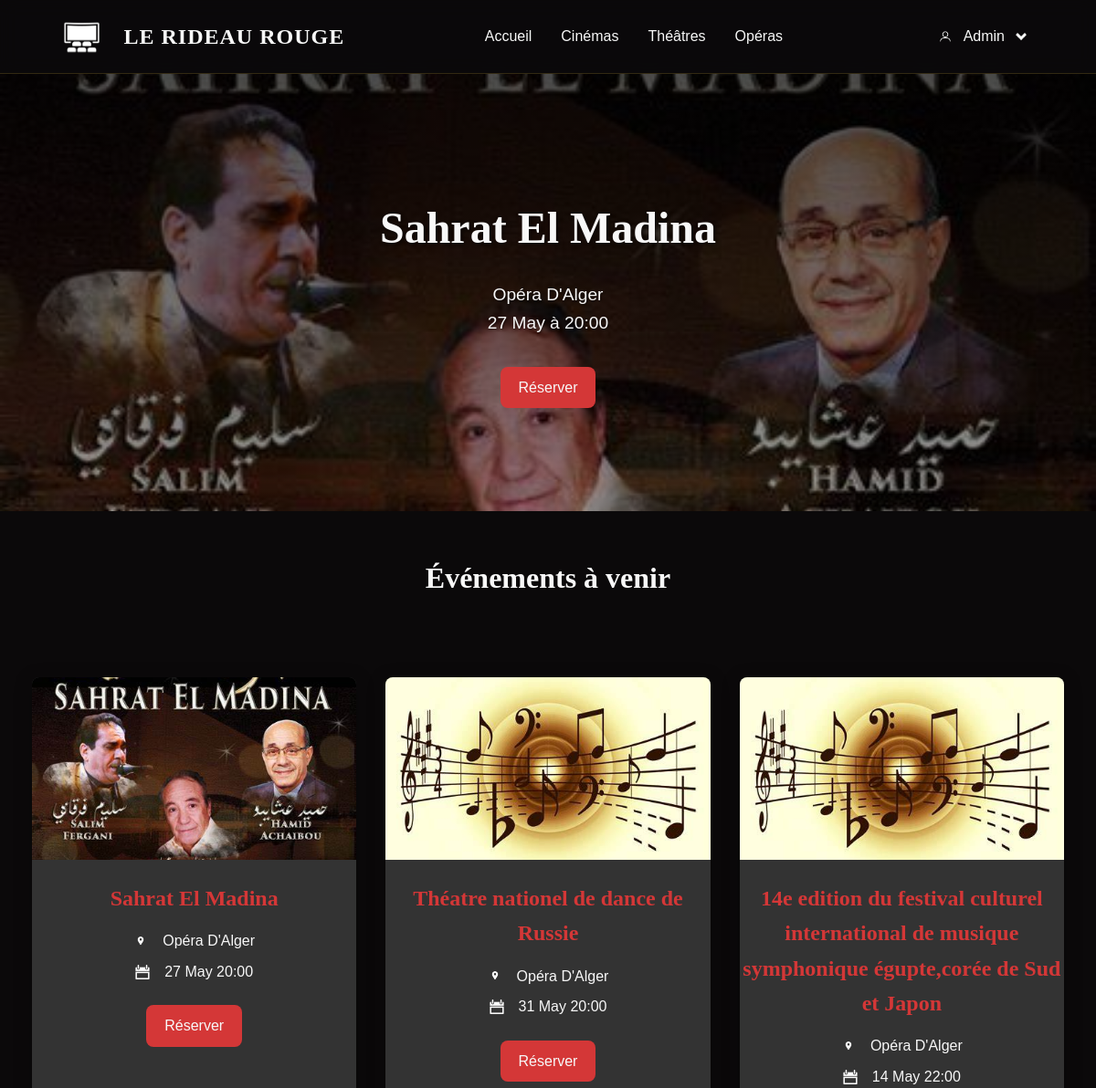
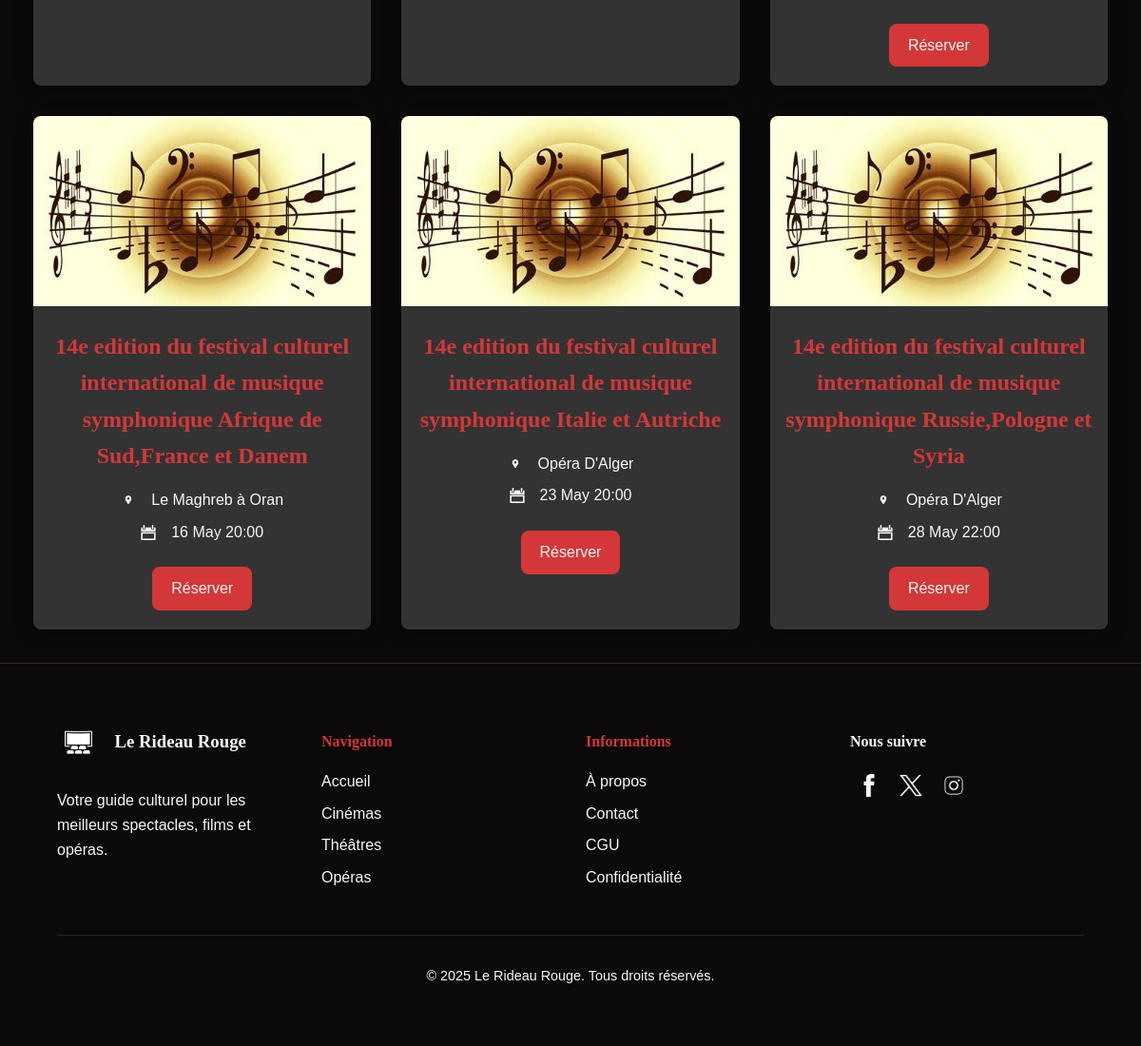
The app's page /Opera.php (signed in) with its own data (2 pictures, top to bottom).
### tables this page shows
CREATE TABLE events (
    id INT AUTO_INCREMENT PRIMARY KEY,
    title VARCHAR(100) NOT NULL,
    event_description TEXT,
    image_path VARCHAR(255),
    category ENUM('cinema','theatre','opera') NOT NULL,
    date_event DATETIME NOT NULL,
    venue VARCHAR(100) NOT NULL,
    price DECIMAL(10,2) NOT NULL
);

### Opera.php (the view, shortened to what this page needs)
<?php
require 'database/db_connect.php';
$category = 'opera';
?>
<!DOCTYPE html>
<html lang="fr">
<head>
    <link rel="stylesheet" href="styles/EventStyle.css">
</head>
<body>
    <?php include 'includes/Header.php'; ?>
    <?php
    $sql = "SELECT * FROM events WHERE category='$category'";
    $result = $conn->query($sql);
    $events = $result->fetchAll();
    $total_events = count($events);
    if ($total_events > 0) {
        $featured = $events[0];
    ?>
        <div class="event-hero">
            <img src="images/<?php echo $featured['image_path']; ?>" alt="<?php echo $featured['title']; ?>">
            <div class="event-hero-info">
                <h2><?php echo $featured['title']; ?></h2>
                <p><?php echo $featured['venue']; ?><br>
                   <?php echo date('d M à H:i', strtotime($featured['date_event'])); ?></p>
                <a href="reservation.php?id=<?php echo $featured['id']; ?>" class="event-btn">Réserver</a>
            </div>
        </div>
    <?php
        }
        else { ?>
            <div class="event-hero-info">
                <h2><? echo "no featured event";?></h2>
            </div>
       <?php } ?>
    <section class="events-list">
        <h2 class="events-section-title">Événements à venir</h2>
        <div class="events-grid">
            <?php foreach($events as $event): ?>
                <div class="event-card">
                    <img src="images/<?php echo $event['image_path']; ?>"
                         alt="<?php echo $event['title']; ?>"
                         class="event-image">
                    <div class="event-card-info">
                        <h3><?php echo $event['title']; ?></h3>
                        <div class="event-meta">
                            <p><img src="images/location.png" alt="Location" class="icon"> <?php echo $event['venue']; ?></p>
                            <p><img src="images/calendar.png" alt="Date" class="icon"> <?php echo date('d M H:i', strtotime($event['date_event'])); ?></p>
                        </div>
                        <a href="reservation.php?id=<?php echo $event['id']; ?>"
                           class="event-btn">Réserver</a>
                    </div>
                </div>
            <?php endforeach; ?>
        </div>
    </section>
    <?php include 'includes/Footer.php'; ?>
</body>
</html>

### styles/EventStyle.css (style rules this page uses)
.event-hero { height: 60vh; min-height: 400px; position: relative; display: flex; align-items: center; justify-content: center; margin-bottom: 3rem; overflow: hidden; }
.event-hero img { position: absolute; top: 0; left: 0; width: 100%; height: 100%; object-fit: cover; z-index: 1; }
.event-hero::before { content: ""; position: absolute; top: 0; left: 0; right: 0; bottom: 0; background: linear-gradient(rgba(0, 0, 0, 0.7), rgba(0, 0, 0, 0.4)); z-index: 2; }
.event-hero-info { position: relative; z-index: 3; text-align: center; color: var(--light-color); padding: 2rem; max-width: 800px; }
.event-hero-info h2 { font-size: 3rem; margin-bottom: 1rem; text-shadow: 2px 2px 4px rgba(0, 0, 0, 0.5); }
.event-hero-info p { font-size: 1.2rem; margin-bottom: 2rem; text-shadow: 1px 1px 2px rgba(0, 0, 0, 0.5); }
.events-grid { display: grid; grid-template-columns: repeat(auto-fit, minmax(300px, 1fr)); gap: 2rem; padding: 35px; margin: 3rem auto 0; max-width: 1200px; }
.events-section-title { text-align: center; font-size: 2rem; margin-bottom: 20px; color: var(--light-color); }
.event-card { background: var(--gray-color); border-radius: var(--border-radius); overflow: hidden; box-shadow: var(--shadow); transition: var(--transition); }
.event-image { width: 100%; height: 200px; object-fit: cover; }
.event-card-info h3 { text-align: center; display: block; width: 100%; padding: 0; font-size: 1.5rem; margin: 15px auto; color: var(--accent-color); }
.event-meta { margin-bottom: 1.5rem; }
.event-meta p { margin: 1rem 0; display: flex; justify-content: center; align-items: center; gap: 1rem; color: var(--light-color); }
.event-btn { display: inline-block; background: var(--accent-color); color: var(--light-color); padding: 10px 20px; border-radius: var(--border-radius); margin-top: 15px; text-decoration: none; transition: var(--transition); font-weight: 500; margin: 15px auto 20px; display: block; width: fit-content; }
.icon { width: 16px; height: 16px; }

### styles/style.css (style rules this page uses)
:root { --primary-color: #8b0000; --secondary-color: #b22222; --accent-color: #d43737; --light-color: #f8f8f8; --dark-color: #0b090a; --gray-color: #333333; --font-main: "Playfair Display", serif; --font-secondary: "Montserrat", sans-serif; --transition: all 0.3s ease; --shadow: 0 4px 20px rgba(0, 0, 0, 0.25); --border-radius: 8px; --overlay-dark: rgba(0, 0, 0, 0.7); --header-bg: rgba(11, 9, 10, 0.9); }
body { font-family: var(--font-secondary); margin: 0; padding: 0; background-color: var(--dark-color); color: var(--light-color); line-height: 1.6; padding-top: 80px; }
h1, h2, h3, h4, h5, h6 { font-family: var(--font-main); font-weight: 700; }
a { color: inherit; text-decoration: none; transition: var(--transition); }
.icon { width: 16px; height: 16px; vertical-align: middle; margin-right: 8px; }
.events-grid { display: grid; grid-template-columns: repeat(auto-fit, minmax(300px, 1fr)); gap: 2rem; margin-top: 3rem; }
.event-card { background-color: var(--gray-color); border-radius: var(--border-radius); overflow: hidden; transition: var(--transition); box-shadow: var(--shadow); }
.event-image { width: 100%; height: 200px; object-fit: cover; }
.event-meta { margin-bottom: 1.5rem; }
.event-meta p { margin: 0.5rem 0; display: flex; align-items: center; gap: 0.5rem; }

### records on screen
events: image_path (picture), title "Sahrat El Madina", venue "Opéra D'Alger", date_event "27 May à 20:00", date_event "27 May 20:00"
events: image_path (picture), title "Théatre nationel de dance de Russie", venue "Opéra D'Alger", date_event "31 May 20:00"
events: image_path (picture), title "14e edition du festival culturel international de musique symphonique égupte,corée de Sud et Japon", venue "Opéra D'Alger", date_event "14 May 22:00"
events: image_path (picture), title "14e edition du festival culturel international de musique symphonique Afrique de Sud,France et Danem", venue "Le Maghreb à Oran", date_event "16 May 20:00"
events: image_path (picture), title "14e edition du festival culturel international de musique symphonique Italie et Autriche", venue "Opéra D'Alger", date_event "23 May 20:00"
events: image_path (picture), title "14e edition du festival culturel international de musique symphonique Russie,Pologne et Syria", venue "Opéra D'Alger", date_event "28 May 22:00"

### other values on screen
$_SESSION['username'] "Admin"
